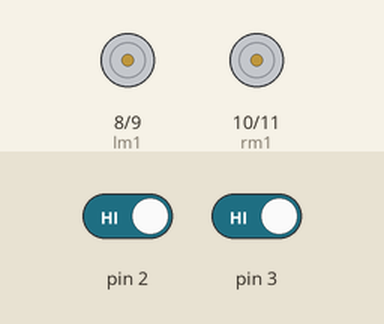
A sketch run on a simulated Arduino Uno, built with avr-gcc and run on an emulated ATmega328P. Parts: motor-driver pin pairs drawn as motors (green arrow = first pin HIGH = forward, orange = second pin HIGH = backward, longer = more drive). The test bench sets the inputs (shaded band); at power-on: pin 2 HIGH, pin 3 HIGH.

Above: at 1.2 s.
1.3 s: pin 2 driven LOW
At 2.5 s:
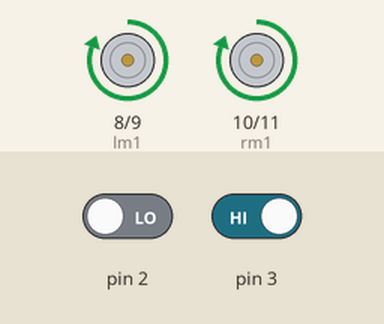
2.8 s: pin 3 driven LOW
At 3.6 s:
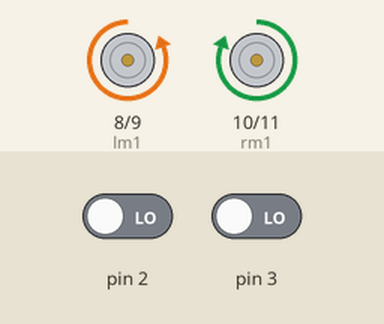
4.3 s: pin 2 driven HIGH
At 4.8 s:
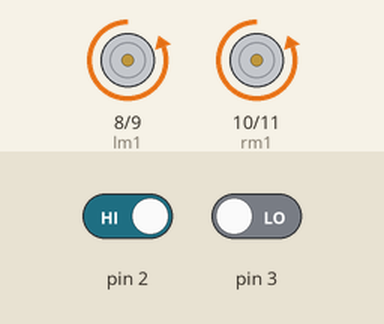
5.8 s: pin 3 driven HIGH
At 7.1 s:
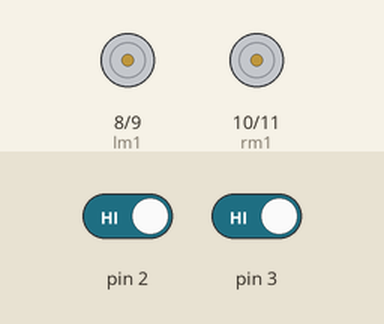
Timing chart, 0 to 8.3 s (numbered marks = the images above; inputs shaded):
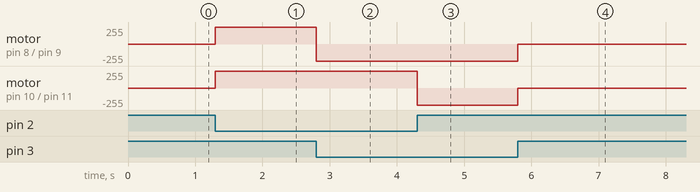

The sketch:

line_follower_car.ino
```cpp
int lm1=8;
int lm2=9;
int rm1=10;
int rm2=11;

 void setup()
 {
  pinMode(lm1,OUTPUT);
  pinMode(lm2,OUTPUT);
  pinMode(rm1,OUTPUT);
  pinMode(rm2,OUTPUT);
  pinMode(3,INPUT);
  pinMode(2,INPUT);
 }
 // low is for white
 // high is for black
void loop()
{
  int lsensor=digitalRead(3);
  int rsensor=digitalRead(2);
  if((lsensor==LOW)&&(rsensor==LOW))/// for forward
  {
    digitalWrite(lm1,LOW);
    digitalWrite(lm2,HIGH);
    digitalWrite(rm1,HIGH);
    digitalWrite(rm2,LOW);
  }
  else if((lsensor==HIGH)&&(rsensor==LOW))/// for turning right
  {
    digitalWrite(lm1,HIGH);
    digitalWrite(lm2,LOW);
    digitalWrite(rm1,HIGH);
    digitalWrite(rm2,LOW);
  }
  else if((lsensor==LOW)&&(rsensor==HIGH)) // for turning left
  {
    digitalWrite(lm1,LOW);
    digitalWrite(lm2,HIGH);
    digitalWrite(rm1,LOW);
    digitalWrite(rm2,HIGH);

  }
  else ///to stop the car
  {
    digitalWrite(lm1,LOW);
    digitalWrite(lm2,LOW);
    digitalWrite(rm1,LOW);
    digitalWrite(rm2,LOW);
  }
}
```

Measured:
- after the input at 1.3 s, motor on pin 8 (lm1) / pin 9 (lm2), motor on pin 10 (rm1) / pin 11 (rm2): stopped → forward 255/255 at once
- after the input at 2.8 s, motor on pin 8 (lm1) / pin 9 (lm2): forward 255/255 → backward 255/255 at once
- after the input at 4.3 s, motor on pin 10 (rm1) / pin 11 (rm2): forward 255/255 → backward 255/255 at once
- after the input at 5.8 s, motor on pin 8 (lm1) / pin 9 (lm2), motor on pin 10 (rm1) / pin 11 (rm2): backward 255/255 → stopped at once
